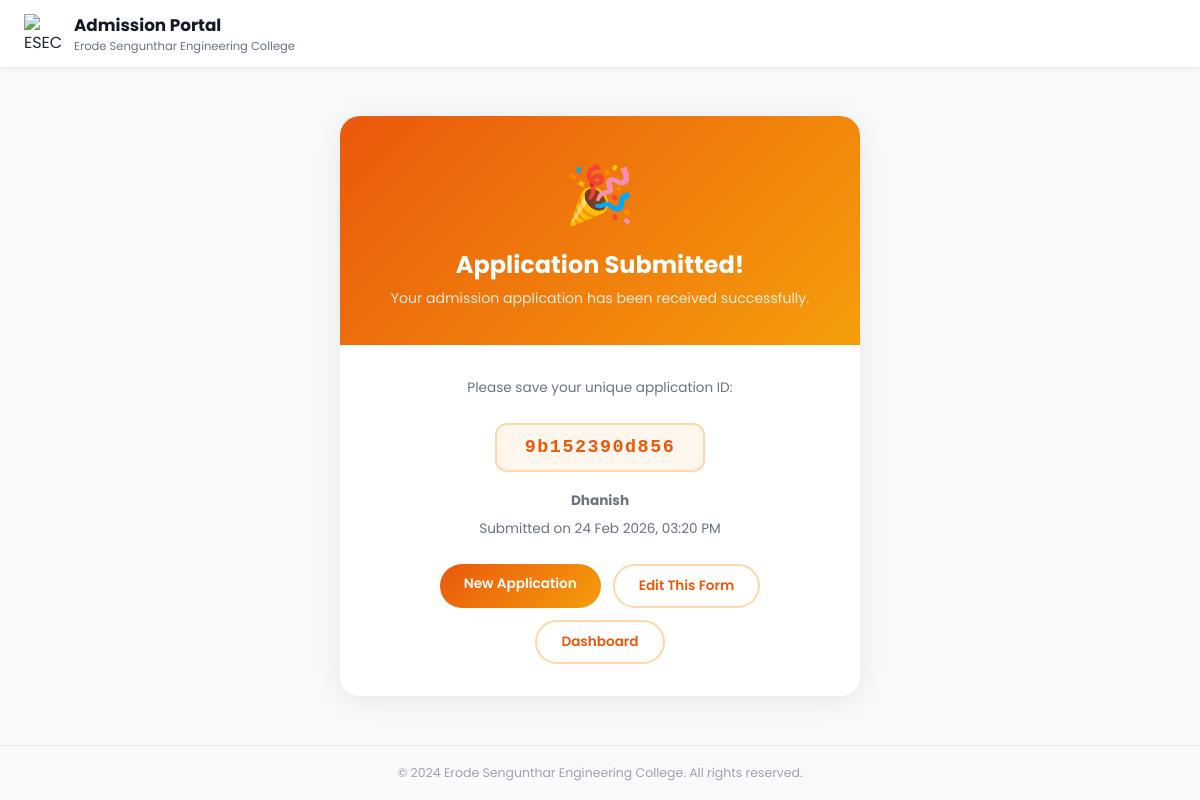
The app's page /success/3/ (signed in), older data.
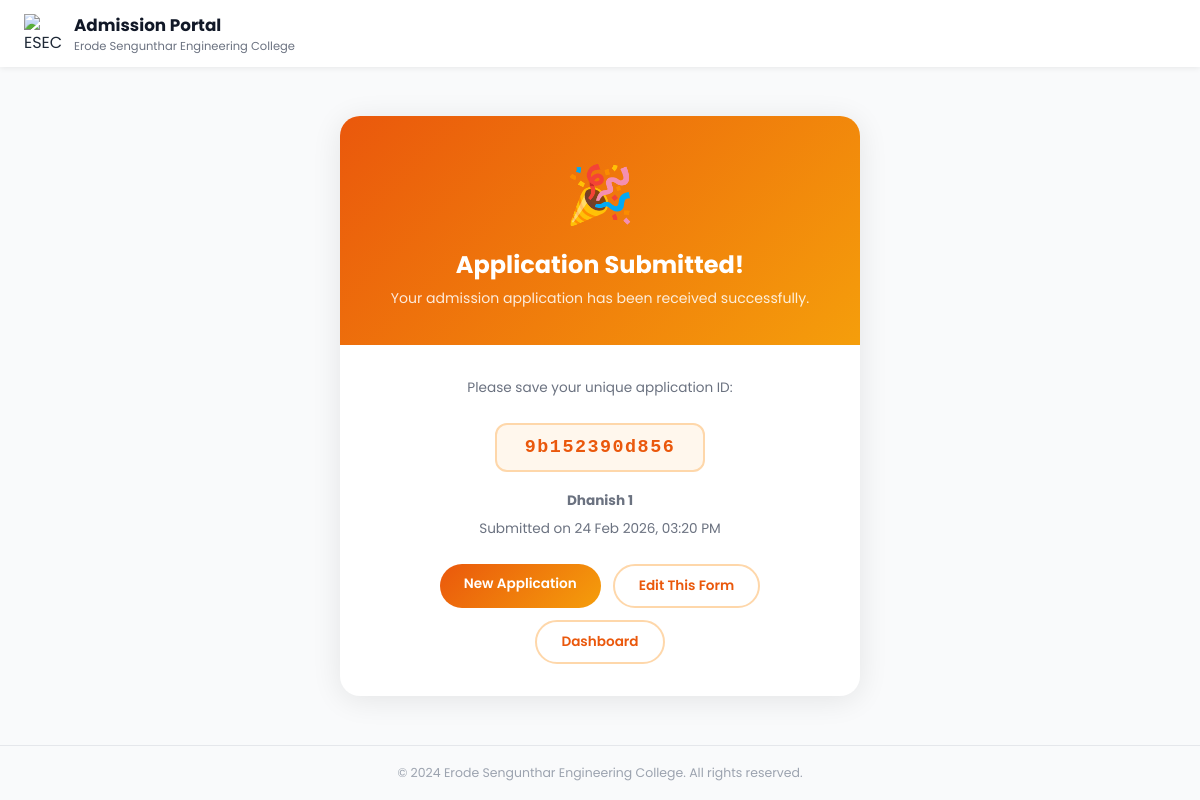
The same page, newer data.
### admission_form/models.py (models this page shows, shortened)
class Admission(models.Model):
    ADMISSION_STATUS_CHOICES = (
        ('enquired', 'Enquired'),
        ('admitted', 'Admitted'),
        ('discontinued', 'Discontinued'),
        ('left', 'Left'),
    )
    admission_status = models.CharField(max_length=20, choices=ADMISSION_STATUS_CHOICES, default='enquired', db_index=True)
    application_number = models.CharField(max_length=100, blank=True, null=True)
    application_date = models.DateField(blank=True, null=True)
    admission_date = models.DateField(blank=True, null=True)
    allotment_number = models.CharField(max_length=100, blank=True, null=True)
    portal_status = models.CharField(max_length=50, blank=True, null=True)
    quota = models.CharField(max_length=50, blank=True, null=True)
    roll_number = models.CharField(max_length=100, blank=True, null=True)
    unique_id = models.CharField(max_length=100, blank=True, null=True)
    umis_number = models.CharField(max_length=100, blank=True, null=True)
    level = models.CharField(max_length=10, blank=True, null=True, db_index=True)
    course = models.CharField(max_length=100, blank=True, null=True)
    branch = models.CharField(max_length=100, blank=True, null=True)
    department_preferences = models.JSONField(default=dict, blank=True, null=True)
    pg_dept = models.CharField(max_length=255, blank=True, null=True)
    is_fg = models.BooleanField(default=False, blank=True, null=True)
    fg_number = models.CharField(max_length=100, blank=True, null=True)
    pmss = models.BooleanField(default=False, blank=True, null=True)
    seven_five = models.BooleanField(default=False, blank=True, null=True)
    student_name = models.CharField(max_length=255, blank=True, null=True)
    dob = models.DateField(blank=True, null=True)
    gender = models.CharField(max_length=10, blank=True, null=True)
    community = models.CharField(max_length=50, blank=True, null=True, db_index=True)
    caste = models.CharField(max_length=100, blank=True, null=True)
    religion = models.CharField(max_length=100, blank=True, null=True)
    region = models.CharField(max_length=100, blank=True, null=True)
    aadhaar_number = models.CharField(max_length=12, blank=True, null=True)
    father_name = models.CharField(max_length=255, blank=True, null=True)
    mother_name = models.CharField(max_length=255, blank=True, null=True)
    guardian_name = models.CharField(max_length=255, blank=True, null=True)
    father_mobile = models.CharField(max_length=15, blank=True, null=True)
    mother_mobile = models.CharField(max_length=15, blank=True, null=True)
    guardian_mobile = models.CharField(max_length=15, blank=True, null=True)
    email = models.EmailField(blank=True, null=True)
    student_mobile = models.CharField(max_length=15, blank=True, null=True)
    address = models.TextField(blank=True, null=True)
    pincode = models.CharField(max_length=10, blank=True, null=True)
    district = models.CharField(max_length=100, blank=True, null=True, db_index=True)
    state = models.CharField(max_length=100, blank=True, null=True, db_index=True)
    country = models.CharField(max_length=100, blank=True, null=True, db_index=True)
    qualification = models.CharField(max_length=10, blank=True, null=True)
    tenth_total = models.CharField(max_length=50, blank=True, null=True)
    tenth_percentage = models.CharField(max_length=50, blank=True, null=True)
    twelfth_total = models.CharField(max_length=50, blank=True, null=True)
    twelfth_percentage = models.CharField(max_length=50, blank=True, null=True)
    twelfth_major = models.CharField(max_length=255, blank=True, null=True)
    twelth_reg_no = models.CharField(max_length=50, blank=True, null=True)
    maths_marks = models.DecimalField(max_digits=5, decimal_places=2, blank=True, null=True)
    physics_marks = models.DecimalField(max_digits=5, decimal_places=2, blank=True, null=True)
    chemistry_marks = models.DecimalField(max_digits=5, decimal_places=2, blank=True, null=True)
    cutoff_marks = models.DecimalField(max_digits=5, decimal_places=2, blank=True, null=True, db_index=True)
    diploma_total = models.CharField(max_length=50, blank=True, null=True)
    diploma_percentage = models.CharField(max_length=50, blank=True, null=True)
    diploma_major = models.CharField(max_length=255, blank=True, null=True)
    ug_total = models.CharField(max_length=50, blank=True, null=True)
    ug_percentage = models.CharField(max_length=50, blank=True, null=True)
    ug_major = models.CharField(max_length=255, blank=True, null=True)
    ug_college = models.CharField(max_length=255, blank=True, null=True)
    ug_year_passing = models.IntegerField(blank=True, null=True)
    board = models.CharField(max_length=50, blank=True, null=True, db_index=True)
    year_passing = models.IntegerField(blank=True, null=True)
    medium = models.CharField(max_length=50, blank=True, null=True)
    last_school = models.CharField(max_length=255, blank=True, null=True)
    vocational_stream = models.CharField(max_length=255, blank=True, null=True)
    skill_proof = models.FileField(upload_to=af_vocational_upload_path, blank=True, null=True)
    diploma_college = models.CharField(max_length=255, blank=True, null=True)
    diploma_year_passing = models.IntegerField(blank=True, null=True)
    college_address1 = models.CharField(max_length=500, blank=True, null=True)
    college_district = models.CharField(max_length=100, blank=True, null=True)
    college_state = models.CharField(max_length=100, blank=True, null=True)
    college_fee = models.DecimalField(max_digits=10, decimal_places=2, blank=True, null=True)
    hostel_fee = models.DecimalField(max_digits=10, decimal_places=2, blank=True, null=True)
    bus_fee = models.DecimalField(max_digits=10, decimal_places=2, blank=True, null=True)
    other_fee = models.DecimalField(max_digits=10, decimal_places=2, blank=True, null=True)
    paid_fee = models.DecimalField(max_digits=10, decimal_places=2, blank=True, null=True)
    concession_amount = models.DecimalField(max_digits=10, decimal_places=2, blank=True, null=True)
    unpaid_fee = models.DecimalField(max_digits=10, decimal_places=2, blank=True, null=True)
    transaction_id = models.CharField(max_length=50, blank=True, null=True)
    transaction_date = models.DateTimeField(blank=True, null=True)
    had_paid = models.BooleanField(default=False, blank=True, null=True)
    facility_type = models.CharField(max_length=20, blank=True, null=True)
    hostel_name = models.CharField(max_length=100, blank=True, null=True)
    boarding_point = models.CharField(max_length=100, blank=True, null=True)
    bus_needed = models.CharField(max_length=10, blank=True, null=True, db_index=True)
    bus_route = models.CharField(max_length=255, blank=True, null=True)
    hostel_needed = models.CharField(max_length=10, blank=True, null=True, db_index=True)
    hostel_type = models.CharField(max_length=100, blank=True, null=True)
    room_type = models.CharField(max_length=100, blank=True, null=True)
    mess_type = models.CharField(max_length=100, blank=True, null=True)
    hostel_fee_amount = models.DecimalField(max_digits=10, decimal_places=2, blank=True, null=True)
    account_holder_name = models.CharField(max_length=255, blank=True, null=True)
    account_number = models.CharField(max_length=30, blank=True, null=True)
    bank_name = models.CharField(max_length=100, blank=True, null=True)
    ifsc_code = models.CharField(max_length=15, blank=True, null=True)
    bank_branch = models.CharField(max_length=100, blank=True, null=True)
    seeding_status = models.CharField(max_length=50, blank=True, null=True)
    tc = models.FileField(upload_to=af_certificate_upload_path, blank=True, null=True)
    tc_number = models.CharField(max_length=100, blank=True, null=True)
    community_cert = models.FileField(upload_to=af_certificate_upload_path, blank=True, null=True)
    community_cert_number = models.CharField(max_length=100, blank=True, null=True)
    aadhaar = models.FileField(upload_to=af_certificate_upload_path, blank=True, null=True)
    tenth_marksheet = models.FileField(upload_to=af_certificate_upload_path, blank=True, null=True)
    tenth_marksheet_number = models.CharField(max_length=100, blank=True, null=True)
    eleventh_marksheet = models.FileField(upload_to=af_certificate_upload_path, blank=True, null=True)
    eleventh_marksheet_number = models.CharField(max_length=100, blank=True, null=True)
    twelfth_marksheet = models.FileField(upload_to=af_certificate_upload_path, blank=True, null=True)
    twelfth_marksheet_number = models.CharField(max_length=100, blank=True, null=True)
    twelfth_migration = models.FileField(upload_to=af_certificate_upload_path, blank=True, null=True)
    income_cert = models.FileField(upload_to=af_certificate_upload_path, blank=True, null=True)
    income_cert_number = models.CharField(max_length=100, blank=True, null=True)
    fg_cert = models.FileField(upload_to=af_certificate_upload_path, blank=True, null=True)
    fg_bonafide = models.FileField(upload_to=af_certificate_upload_path, blank=True, null=True)
    dip_provisional = models.FileField(upload_to=af_certificate_upload_path, blank=True, null=True)
    ug_provisional = models.FileField(upload_to=af_certificate_upload_path, blank=True, null=True)
    ug_migration = models.FileField(upload_to=af_certificate_upload_path, blank=True, null=True)
    allotment_order = models.FileField(upload_to=af_certificate_upload_path, blank=True, null=True)
    num_dip_marksheets = models.IntegerField(default=0, blank=True, null=True)
    num_ug_marksheets = models.IntegerField(default=0, blank=True, null=True)
    photo = models.FileField(upload_to=af_photo_upload_path, blank=True, null=True)
    created_at = models.DateTimeField(auto_now_add=True, db_index=True)
    class Meta:
        app_label = 'admission_form'

### admission_form/views.py (the view)
# urls.py: path('success/<str:identifier>/', views.success_view, name='success'),
@login_required
def success_view(request, identifier):
    try:
        if identifier.isdigit():
            admission = Admission.objects.filter(pk=int(identifier)).first()
        else:
            admission = Admission.objects.filter(unique_id=identifier).first()
        if not admission:
            messages.error(request, 'Admission record not found.')
            return redirect('admission_form:form')
        return render(request, 'admission_form/success.html', {'admission': admission})
    except Exception as e:
        logger.error(f"Error loading success page: {str(e)}")
        messages.error(request, 'An error occurred while loading the success page.')
        return redirect('admission_form:form')

### admission_form/templates/admission_form/success.html (shortened to what this page needs)
<!DOCTYPE html>
<html lang="en">
    <head>
    </head>
    <body>
        <header class="site-header">
            <img src="https://portal.esec.ac.in/uploads/banner/logo.png"
                 alt="ESEC Logo">
            <div>
                <h1>Admission Portal</h1>
                <p>Erode Sengunthar Engineering College</p>
            </div>
        </header>
        <main>
            <div class="card">
                <div class="card-top">
                    <span class="icon">🎉</span>
                    <h2>Application Submitted!</h2>
                    <p>Your admission application has been received successfully.</p>
                </div>
                <div class="card-body">
                    <p>Please save your unique application ID:</p>
                    <div class="uid-box">{{ admission.unique_id }}</div>
                    <p>
                        <strong>{{ admission.student_name }}</strong>
                    </p>
                    <p>Submitted on {{ admission.created_at|date:"d M Y, h:i A" }}</p>
                    <div class="actions">
                        <a href="{% url 'admission_form:form' %}" class="btn btn-primary">New Application</a>
                        <a href="{% url 'admission_form:form_edit' admission.pk %}"
                           class="btn btn-outline">Edit This Form</a>
                        <a href="{% url 'admission_form:home' %}" class="btn btn-outline">Dashboard</a>
                    </div>
                </div>
            </div>
        </main>
        <footer>
            © 2024 Erode Sengunthar Engineering College. All rights reserved.
        </footer>
    </body>
</html>

Row changes from the older to the newer data that the page shows:
changed Admission: student_name "Dhanish" → "Dhanish 1"
